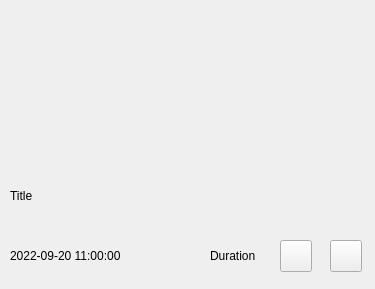
<?xml version="1.0" encoding="UTF-8"?>
<ui version="4.0">
 <class>VideoTabItemWidget</class>
 <widget class="QWidget" name="VideoTabItemWidget">
  <property name="geometry">
   <rect>
    <x>0</x>
    <y>0</y>
    <width>375</width>
    <height>289</height>
   </rect>
  </property>
  <property name="windowTitle">
   <string>VideoListWidget</string>
  </property>
  <layout class="QGridLayout" name="gridLayout">
   <property name="leftMargin">
    <number>0</number>
   </property>
   <property name="topMargin">
    <number>0</number>
   </property>
   <property name="rightMargin">
    <number>0</number>
   </property>
   <property name="bottomMargin">
    <number>0</number>
   </property>
   <property name="horizontalSpacing">
    <number>0</number>
   </property>
   <item row="0" column="0">
    <widget class="QWidget" name="widgetCenter" native="true">
     <widget class="QLabel" name="labelCover">
      <property name="geometry">
       <rect>
        <x>10</x>
        <y>10</y>
        <width>341</width>
        <height>151</height>
       </rect>
      </property>
      <property name="text">
       <string/>
      </property>
     </widget>
     <widget class="QLabel" name="labelTitle">
      <property name="geometry">
       <rect>
        <x>10</x>
        <y>180</y>
        <width>351</width>
        <height>31</height>
       </rect>
      </property>
      <property name="text">
       <string>Title</string>
      </property>
     </widget>
     <widget class="QLabel" name="labelTime">
      <property name="geometry">
       <rect>
        <x>10</x>
        <y>240</y>
        <width>151</width>
        <height>32</height>
       </rect>
      </property>
      <property name="text">
       <string>2022-09-20 11:00:00</string>
      </property>
     </widget>
     <widget class="QPushButton" name="btnDownload">
      <property name="geometry">
       <rect>
        <x>280</x>
        <y>240</y>
        <width>32</width>
        <height>32</height>
       </rect>
      </property>
      <property name="minimumSize">
       <size>
        <width>32</width>
        <height>32</height>
       </size>
      </property>
      <property name="maximumSize">
       <size>
        <width>32</width>
        <height>32</height>
       </size>
      </property>
      <property name="text">
       <string/>
      </property>
     </widget>
     <widget class="QPushButton" name="btnDetial">
      <property name="geometry">
       <rect>
        <x>330</x>
        <y>240</y>
        <width>32</width>
        <height>32</height>
       </rect>
      </property>
      <property name="minimumSize">
       <size>
        <width>32</width>
        <height>32</height>
       </size>
      </property>
      <property name="maximumSize">
       <size>
        <width>32</width>
        <height>32</height>
       </size>
      </property>
      <property name="text">
       <string/>
      </property>
     </widget>
     <widget class="QLabel" name="labelDuration">
      <property name="geometry">
       <rect>
        <x>210</x>
        <y>240</y>
        <width>51</width>
        <height>31</height>
       </rect>
      </property>
      <property name="text">
       <string>Duration</string>
      </property>
     </widget>
    </widget>
   </item>
  </layout>
 </widget>
 <layoutdefault spacing="6" margin="11"/>
 <resources/>
 <connections/>
</ui>
